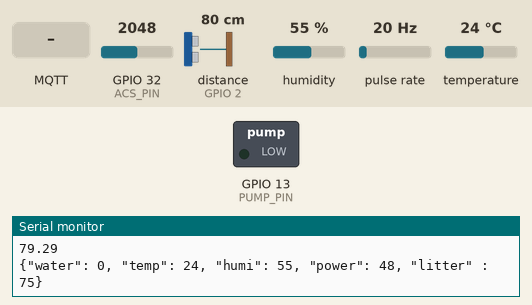
Bench run of a sketch on a simulated ESP32. Shown: switched loads named in the sketch (green lamp = pin HIGH), the last lines printed to the serial monitor. Wiring (inferred from the names in the program): ultrasonic range finder: trigger GPIO 4; echo GPIO 2; pulse sensor: data GPIO 27. Inputs (shaded band) come from the test bench; at power-on: GPIO 32 (ACS_PIN) = 2048, distance to the obstacle (sensor on GPIO 2) 80 cm, humidity 55 %, pulse rate 20 Hz, temperature 24 °C. The echo pulse lasts 58.3 µs per cm; WiFi joins after 1.5 s; servers stay silent unless stated; no MQTT or app messages arrive unless stated; pins used as bus, display or sensor lines are not drawn.

Above: at 3.2 s.
3.3 s: MQTT message "ON" arrives on the first subscribed topic
At 4.5 s:
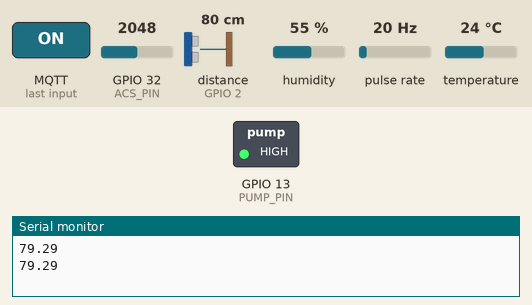
4.8 s: MQTT message "OFF" arrives on the first subscribed topic
At 5.9 s:
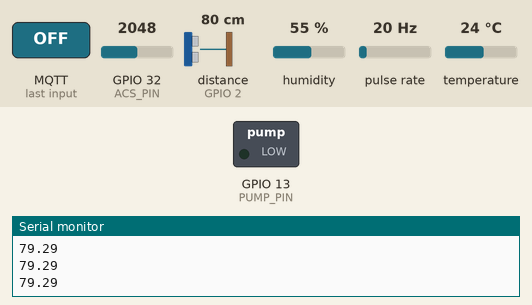
Timing chart, 0 to 7.8 s (numbered marks = the images above; inputs shaded):
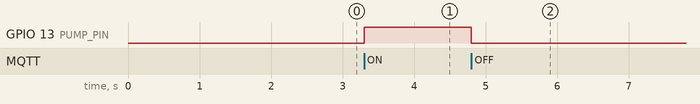

The sketch:

mini_wirless_scada_system_for_industrial_automation_v2.ino
```cpp
#include <SPI.h>
#include <SD.h>
#include <WiFi.h>
#include <PubSubClient.h>
#include <DHT.h>

/* ---------- WiFi & MQTT ---------- */
// const char* ssid = "Raju";
// const char* password = "@@ra7282ju@@";
const char* ssid = "Galaxy A32";
const char* password = "shuvhro.";

const char* mqtt_server = "test.mosquitto.org";
WiFiClient espClient;
PubSubClient client(espClient);


const char* data_topic = "esp32/sensors";
const char* pump_topic = "esp32/pump";


/* ---------- Constants ---------- */
const float calibrationFactor = 7.5; // YF-S201
const float voltage = 12.0;          // Fixed 12V


/* ---------- Pins ---------- */
#define PUMP_PIN 13
#define ACS_PIN  32


#define TRIG_PIN 4
#define ECHO_PIN 2
#define PIN_FLOW 27     // Water flow sensor pulse (interrupt)
volatile unsigned long pulse_count = 0;
const float PULSES_PER_LITER = 7.5; // <-- adjust for your sensor
float flowRate = 0.0;
// SD (VSPI): SCK=18, MISO=19, MOSI=23, CS=5
#define SD_CS_PIN 5
#define DHTTYPE DHT11
#define DHTPIN 5
DHT dht(DHTPIN, DHTTYPE);
const char* svgFileName = "/temperatue_humidity_power_water";


int temp;
int humi;
int litter = 0;
int water = 20;
int power = 70;


void callback(char* topic, byte* payload, unsigned int length) {
  String msg = "";
  for (int i = 0; i < length; i++) {
    msg += (char)payload[i];
  }

  if (String(topic) == pump_topic) {
    if (msg == "ON") {
      digitalWrite(PUMP_PIN, HIGH);
    } else if (msg == "OFF") {
      digitalWrite(PUMP_PIN, LOW);
    }
  }
}

/***what is your name*/

/* ---------- ACS712 ---------- */
float getPower() {
  int adc = analogRead(ACS_PIN);
  float voltageOut = adc * (3.3 / 4095.0);

  float offsetVoltage = 2.40;
  float sensitivity = 0.185;

  float current = -(voltageOut - offsetVoltage) / sensitivity;


  if (current < 0.02) current = 0; // noise threshold

  return voltage * current;
}

/* ---------- Ultrasonic ---------- */
int getWaterLevel() {
  digitalWrite(TRIG_PIN, LOW);
  delayMicroseconds(2);
  digitalWrite(TRIG_PIN, HIGH);
  delayMicroseconds(10);
  digitalWrite(TRIG_PIN, LOW);
  long duration = pulseIn(ECHO_PIN, HIGH, 30000);
  if (duration == 0) return 0;

  float distance = duration * 0.034 / 2; // cm
  Serial.println(distance);
  float level = map(distance, 16, 1, 0, 100);


  return constrain(level, 0, 100);
}


void startDht(){
  static int cnt = 2000;
  if(cnt >= 10){
    temp = dht.readTemperature();
    humi = dht.readHumidity();
    power = getPower();
    water = getWaterLevel();
    cnt = 1;
  }
  cnt++;
}

void IRAM_ATTR pulseCounter();

void setup() {
  Serial.begin(115200);
  dht.begin();
  pinMode(TRIG_PIN, OUTPUT);
  pinMode(ECHO_PIN, INPUT);
  pinMode(PUMP_PIN, OUTPUT);
  pinMode(ACS_PIN, INPUT);
  pinMode(PIN_FLOW, INPUT);
  attachInterrupt(digitalPinToInterrupt(PIN_FLOW), pulseCounter, RISING);
  digitalWrite(PUMP_PIN, LOW);
  while(0){
    int a = pulse_count / 8;
    Serial.println(a);
    delay(10);

  }
  // WiFi
  WiFi.begin(ssid, password);
  while (WiFi.status() != WL_CONNECTED) {
    delay(500);
    Serial.print(".");
  }
  Serial.println("\nWiFi connected");

  // MQTT
  client.setServer(mqtt_server, 1883);
  client.setCallback(callback);

  while (!client.connected()) {
    client.connect("ESP32_COUNTERS");
    delay(500);
  }

  client.subscribe(pump_topic);
  Serial.println("MQTT connected & LED topic subscribed");
}

void loop() {
  client.loop();
  startDht();
  watterFlow();
  if(water >= 85){
    digitalWrite(PUMP_PIN, LOW);
  }

  static int cnt1 = 200;
  if(cnt1 >= 100){
    char payload[100];
    sprintf(payload,
      "{\"water\": %d, \"temp\": %d, \"humi\": %d, \"power\": %d, \"litter\" : %d}",
      water, temp, humi, power, litter);
    client.publish(data_topic, payload);
    Serial.println(payload);
    cnt1 = 0;
  }

  delay(10);
  cnt1++;
}

void IRAM_ATTR pulseCounter() {
  pulse_count++;
}

void watterFlow(){
  litter = pulse_count*1.2;
}

void dataLoginBegin(){
    // Init SD
  if (!SD.begin(SD_CS_PIN)) {
    Serial.println("SD Card Mount Failed!");
    while (true) delay(500);
  }
  Serial.println("SD Card Initialized.");

  // If file doesn't exist, create and write SVG header
  if (!SD.exists(svgFileName)) {
    File file = SD.open(svgFileName, FILE_WRITE);
    if (file) {
      file.println("<?xml version=\"1.0\" encoding=\"UTF-8\" standalone=\"no\"?>");
      file.println("<svg xmlns=\"http://www.w3.org/2000/svg\" width=\"800\" height=\"400\">");
      file.println("<text x=\"40\" y=\"40\" font-family=\"Arial\" font-size=\"28\" fill=\"#222\">Temperature & Humidity Log</text>");
      file.println("</svg>"); // Will update later, we append before this
      file.close();
    }
  }

}
```

Measured:
- after the input at 3.3 s, GPIO 13 (PUMP_PIN): LOW → HIGH at once
- after the input at 4.8 s, GPIO 13 (PUMP_PIN): HIGH → LOW at once
